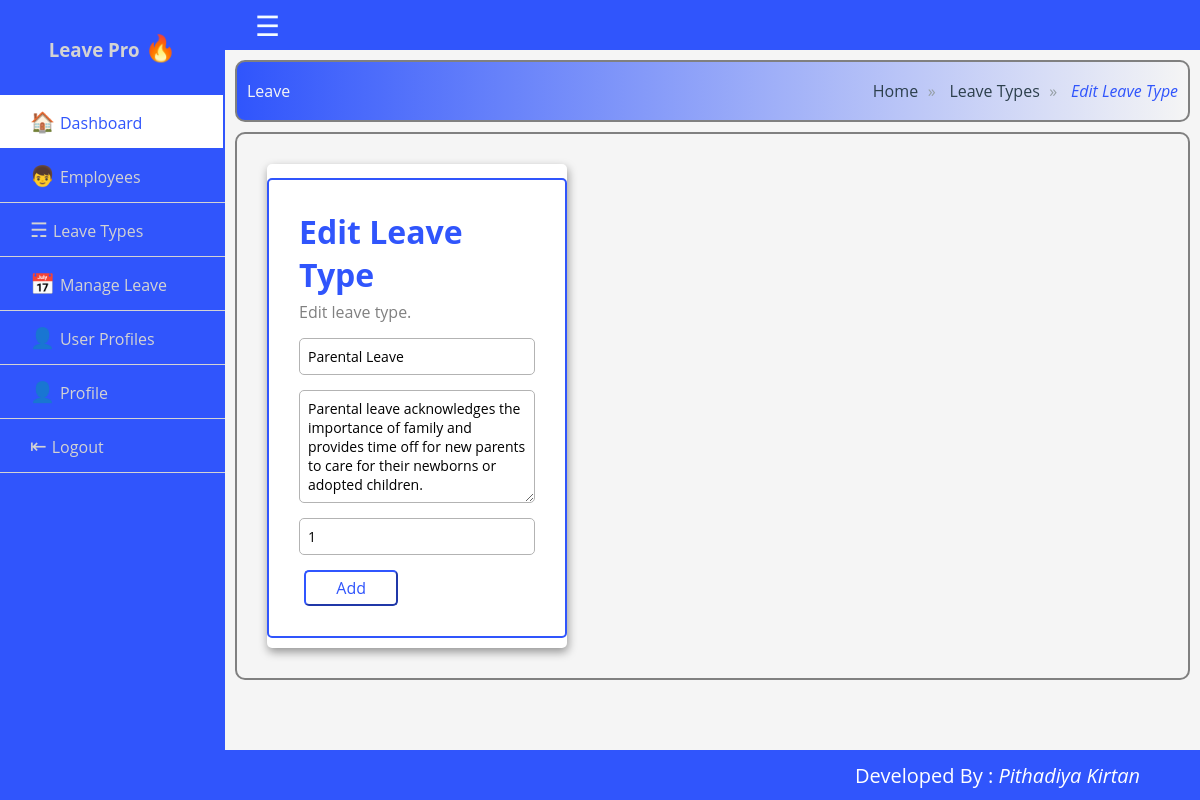
Page /admin/edit-leave-type.php?id=2 (signed in) on the committed database.
### tables this page shows
CREATE TABLE `leave_types` (
  `id` int(11) NOT NULL,
  `name` varchar(20) NOT NULL,
  `description` varchar(255) NOT NULL,
  `credits` int(11) DEFAULT NULL
);

### admin/edit-leave-type.php (the view, shortened to what this page needs)
<!DOCTYPE html>
<html lang="en">
<head>
    <link rel="stylesheet" href="../style.css">
</head>
<body>
    <?php require_once "../connection.php";?>
    <?php
        $id = $name = $description = $credits = "";
        if(isset($_GET["id"]) && $i == 0){
            $typeId = $_GET["id"];
            $sql = "SELECT * FROM leave_types WHERE id = '".$typeId."'";
            $result = mysqli_query($conn, $sql);
            if (mysqli_num_rows($result) > 0) {
                while ($rows = mysqli_fetch_assoc($result)) {
                    $name = $rows["name"];
                    $description = $rows["description"];
                    $credits = $rows["credits"];
                }
            }
            else{
                header("location:add-leave-types.php?Id-Not-Found");
            }
        }
    ?>
    <div class="wrapper">
        <?php require_once 'include/header.php'?>
        <?php require_once 'include/sidebar.php'?>
        <div class="section">
            <div class="breadcrumb">
                <ol class="cd-breadcrumb-title">
                    <li class="title">Leave</li>
                </ol>
                <ol class="cd-breadcrumb">
                    <li class="sub"><a href="/">Home</a></li>
                    <li class="sub"><a href="/add-leave-types.php">Leave Types</a></li>
                    <li class="current"><em>Edit Leave Type</em></li>
                </ol>
            </div>
            <div class="content">
                <div class="main">
                    <div class="card">
                        <form action="<?php htmlspecialchars($_SERVER['PHP_SELF'])?>" method="post">
                            <div class="form-group">
                                <h1>Edit Leave Type</h1>
                                <p>Edit leave type.</p>
                                <div class="input-group">
                                    <input type="text" class="form-control" name="name" id="name"
                                        value="<?php echo $name; ?>" placeholder="Name">
                                </div>
                                <div class="input-group">
                                    <textarea class="form-control" name="description" id="description" cols="30"
                                        rows="5" placeholder="Description"><?php echo $description; ?></textarea>
                                </div>
                                <div class="input-group">
                                    <input type="text" class="form-control" name="credits"
                                        value="<?php echo $credits; ?>" id="credits" placeholder="Credits">
                                </div>
                                <div class="input-group">
                                    <button type="submit" class="btn btn-outline-primary">Add</button>
                                </div>
                            </div>
                        </form>
                    </div>
                </div>
            </div>
        </div>
        <?php require_once 'include/footer.php'?>
    </div>
</body>
</html>

### style.css (style rules this page uses)
* { list-style: none; text-decoration: none; margin: 0; padding: 0; box-sizing: border-box; font-family: 'Open Sans', sans-serif; }
body { background: whitesmoke; }
.wrapper .content { border: 2px solid grey; border-radius: 10px; padding: 10px; margin: 10px; margin-bottom: 60px; background: whitesmoke; }
.wrapper .section { width: calc(100% - 225px); margin-left: 225px; transition: all 0.5s ease; }
.breadcrumb { display: flex; align-items: center; justify-content: space-between; border: 2px solid grey; border-radius: 10px; padding: 10px; margin: 10px; margin-top: 60px; background-image: linear-gradient(90deg, #3055fc, whitesmoke); }
.cd-breadcrumb:after { content: ""; display: flex; clear: both; }
.cd-breadcrumb-title .title { color: whitesmoke; }
.cd-breadcrumb li { display: inline-block; margin: 0.5em 0; }
.cd-breadcrumb li.sub::after { display: inline-block; content: '\00bb'; margin: 0 .6em; color: #959fa5; }
.cd-breadcrumb li>* { display: inline-block; font-size: 16px; color: #2c3f4c; }
.cd-breadcrumb li.current>* { color: #3055fc; }
.input-group { display: flex; justify-content: space-between; align-items: baseline; position: relative; flex-wrap: wrap; width: 100%; }
.input-group .form-control { flex: 1 1 auto; margin-bottom: 0; padding: 8px; font-size: 14px; border-radius: 5px; margin-top: 15px; border: 1px solid rgb(179, 179, 179); }
.input-group .btn { position: relative; flex: 0 0 auto; font-size: 16px; padding: 5px; width: 40%; border-radius: 5px; margin-left: 5px; margin-top: 15px; }
.btn { position: relative; flex: 0 0 auto; font-size: 16px; padding: 5px; width: 40%; border-radius: 5px; margin-left: 5px; }
.btn-outline-primary { color: #3055fc; background-color: transparent; background-image: none; border-color: #3055fc; padding: 5px; border-radius: 5px; }
.form-group { background: white; border: 2px solid #3055fc; border-radius: 5px; padding: 30px; margin: 10px; min-width: 300px; max-width: 500px; margin-left: auto; margin-right: auto; }
.form-group h1 { color: #3055fc; margin-bottom: 5px; }
.form-group p { color: grey; }
.card { width: 300px; background-color: white; box-shadow: 1px 4px 10px rgba(0, 0, 0, 0.4); border-top: 4px solid white; overflow: hidden; border-radius: 5px; margin: 20px; }
.card { transform: translateY(0); opacity: 1; transition: transform 0.3s ease-in-out, opacity 0.3s ease-in-out; }

### rows in the picture
leave_types: name "Parental Leave", description "Parental leave acknowledges the importance of family and provides time off for new parents to care for their newborns or adopted children.", credits "1"
